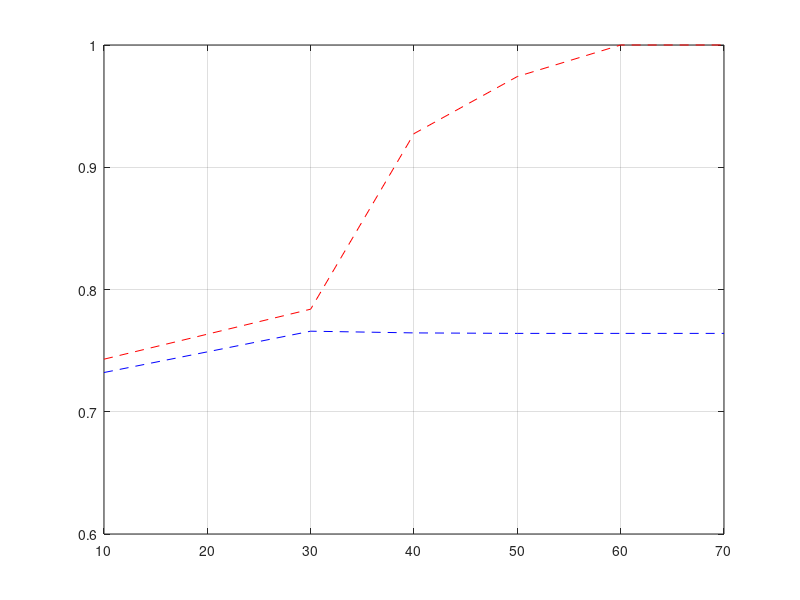

The MATLAB source for this figure: (Note: this script raises an error after producing the figure.)
%--------------------------------------------------------------------------
% Program : Graph plots
%--------------------------------------------------------------------------
clc;
close all;
clear all;
%--------------------------------------------------------------------------
x=[10,30,40,50,60,70];
y_btc=[0.7321,0.7659,0.7645,0.7641,0.7641,0.7641];
y_dct=[0.7430,0.7839,0.9275,0.9742,1.000,1.000];
figure,plot(x,y_btc,'b--',x,y_dct,'--r');
axis([10 70 0.6 1.0]);
grid;
legend('BTC curve','DCT curve',3);
title('Normalized Correlation vs AWGN for Logo Watermark');
xlabel('SNR of the host image');
ylabel('Normalized Correlation');
%--------------------------------------------------------------------------
% End of the Program
%--------------------------------------------------------------------------